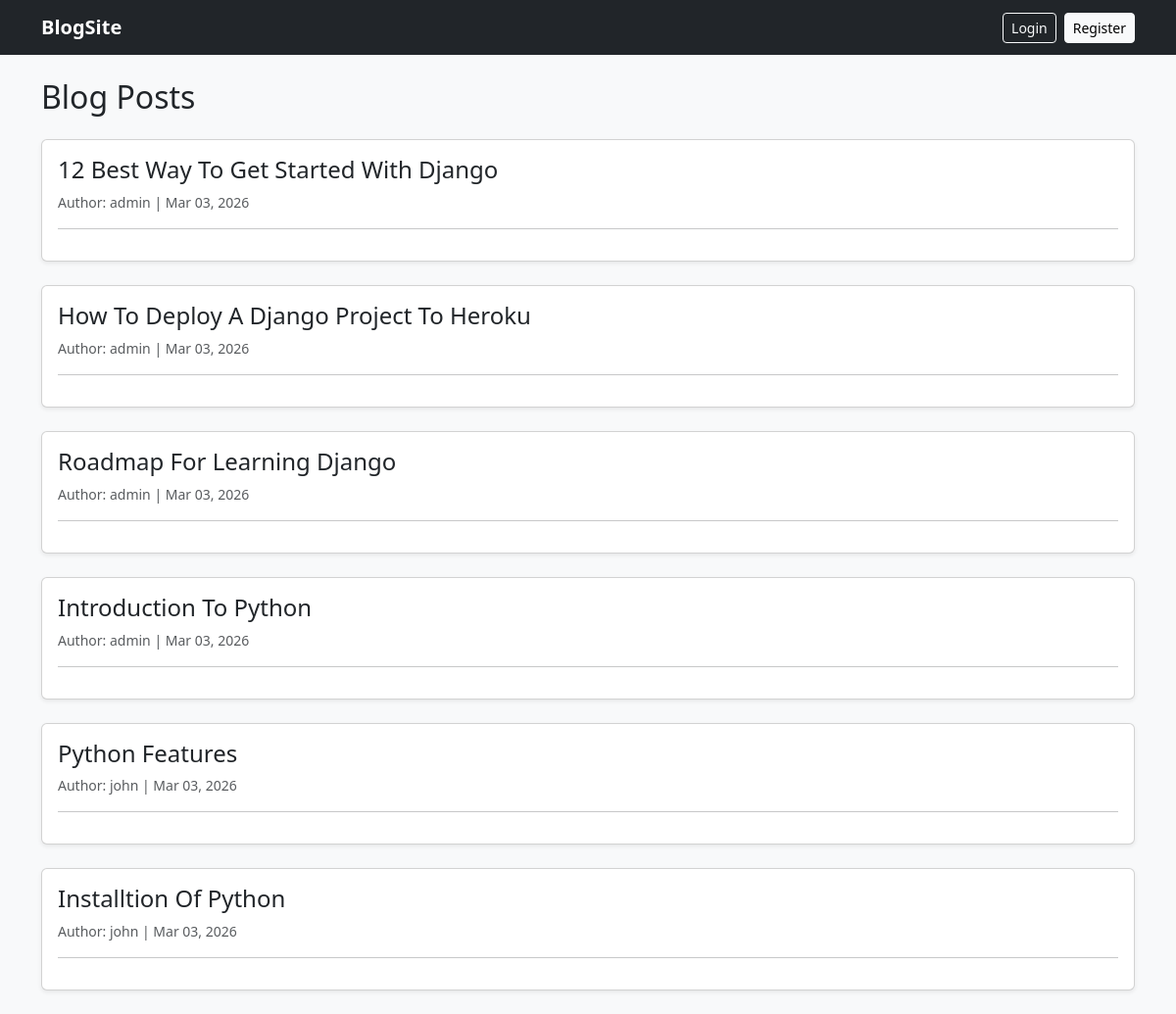
The page / on the database its author committed.
### blog/models.py (models this page shows, shortened)
class Post(models.Model):
    title = models.CharField(max_length=40)
    content = models.CharField(max_length=10000)
    author = models.ForeignKey(User, on_delete=models.CASCADE, null=True, blank=True)
    created_at = models.DateTimeField(auto_now_add=True)
    published = models.BooleanField(default=False)

### blog/views.py (the view)
# urls.py: path('',views.post_list,name='post_list'),
def post_list(request):
    posts = Post.objects.filter(published=True)
    return render(request,'blog/post_list.html',{'posts':posts})

### blog/templates/blog/post_list.html (shortened to what this page needs)
{% extends 'blog/base.html' %}
{% block content %}
<h2 class="mb-4">Blog Posts</h2>
{% for post in posts %}
<div class="card mb-4 shadow-sm">
    <div class="card-body">
        <h4 class="card-title">
            <a href="{% url 'post_detail' post.id %}"
                class="text-decoration-none text-dark">
                {{ post.title }}
            </a>
        </h4>
        <p class="text-muted small">
            Author: {{ post.author.username }} |
            {{ post.created_at|date:"M d, Y" }}
        </p>
        <hr>
    </div>
</div>
{% empty %}
<div class="alert alert-info">
    No posts available.
</div>
{% endfor %}
{% endblock %}

### rows shown on the page
Post: title "12 Best Way To Get Started With Django", author.username "admin", created_at "Mar 03, 2026"
Post: title "How To Deploy A Django Project To Heroku", author.username "admin", created_at "Mar 03, 2026"
Post: title "Roadmap For Learning Django", author.username "admin", created_at "Mar 03, 2026"
Post: title "Introduction To Python", author.username "admin", created_at "Mar 03, 2026"
Post: title "Python Features", author.username "john", created_at "Mar 03, 2026"
Post: title "Installtion Of Python", author.username "john", created_at "Mar 03, 2026"
